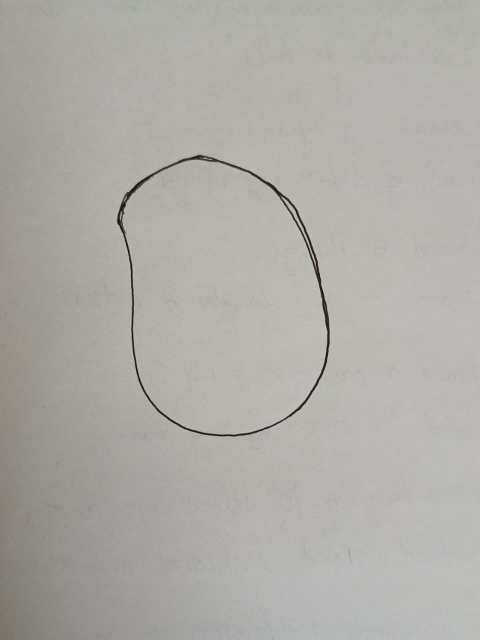
#> input picture assets/trace_trial1.png, 960 x 1280 px (shown at 1/2 size)
$ python inspect_image.py ../assets/trace_trial1.png
#> lines starting #> are read from the running program, lines starting #| are printed output that depends on the picture; after the words box and inside, x2 and y2 are one past the last pixel; in counts of white or black regions, pixels touching at a corner belong together
### src/data_generation.py
import numpy as np
import matplotlib.pyplot as plt
from tqdm import tqdm
import torch


# [81 lines left out: functions is_grashof, is_crank_rocker, forward_kinematics_trajectory, not called in this run]


def compute_fourier_descriptors(Px, Py, num_descriptors=15):
    """
    Computes scale-invariant Fourier Descriptors for a closed 2D trajectory.

    Normalisation applied:
      - DC component zeroed  (translation invariance)
      - All coefficients divided by |F_1|  (scale invariance)
      - Result is the same regardless of sampling scale (pixels vs physical units)

    Returns a float32 array of length num_descriptors * 2
    (real and imaginary parts interleaved).
    """
    Z = Px + 1j * Py
    fd = np.fft.fft(Z)

    # Translation invariance
    fd[0] = 0

    # Scale invariance
    f1_mag = np.abs(fd[1])
    if f1_mag > 1e-9:
        fd = fd / f1_mag

    fd_truncated = fd[1:num_descriptors + 1]

    features = np.zeros(num_descriptors * 2)
    features[0::2] = np.real(fd_truncated)
    features[1::2] = np.imag(fd_truncated)

    return features


# [35 lines left out: function generate_dataset, not called in this run]


# [11 lines that do not run on import are left out]

### scripts/inspect_image.py
"""
inspect_image.py - Image Parser Validation Tool
================================================
Loads a hand-drawn linkage trace image, extracts the largest contour,
computes its Fourier descriptors, and produces a 4-panel diagnostic figure:

  Panel 1 – Original grayscale image
  Panel 2 – Binary (thresholded) image used for contour detection
  Panel 3 – Extracted contour path in Cartesian coordinates
  Panel 4 – Fourier descriptor magnitudes (first N coefficients)

Usage (from project root):
    python scripts/inspect_image.py path/to/your_image.png
    python scripts/inspect_image.py path/to/your_image.png --num_descriptors 20
    python scripts/inspect_image.py path/to/your_image.png --save
"""

import sys
import os
import argparse

import cv2
import numpy as np
import matplotlib.pyplot as plt
import matplotlib.gridspec as gridspec
from scipy.ndimage import uniform_filter1d

# ── Path setup ──────────────────────────────────────────────────────────────
PROJECT_ROOT = os.path.abspath(os.path.join(os.path.dirname(__file__), ".."))
sys.path.insert(0, os.path.join(PROJECT_ROOT, "src"))

from data_generation import compute_fourier_descriptors

# ── Styling ─────────────────────────────────────────────────────────────────
ACCENT  = "#2563eb"   # blue
GREEN   = "#16a34a"
RED     = "#dc2626"
ORANGE  = "#ea580c"
BG      = "#f8fafc"
DARK    = "#1e293b"

plt.rcParams.update({
    "figure.facecolor": BG,
    "axes.facecolor":   BG,
    "axes.edgecolor":   "#cbd5e1",
    "axes.labelcolor":  DARK,
    "xtick.color":      DARK,
    "ytick.color":      DARK,
    "text.color":       DARK,
    "grid.color":       "#e2e8f0",
    "font.family":      "sans-serif",
})


# ── Smoothing helpers ────────────────────────────────────────────────────────
_DISPLAY_RESAMPLE_N = 512         # arc-length resample target for DISPLAY only
_DISPLAY_WINDOW     = 15          # light circular moving-average for display


def _resample_arc(Px, Py, N=_DISPLAY_RESAMPLE_N):
    """Resample a closed curve to N equally-spaced points along its arc length."""
    cx = np.append(Px, Px[0])
    cy = np.append(Py, Py[0])
    ds  = np.sqrt(np.diff(cx)**2 + np.diff(cy)**2)
    arc = np.concatenate([[0], np.cumsum(ds)])
    t   = np.linspace(0, arc[-1], N, endpoint=False)
    return np.interp(t, arc, cx), np.interp(t, arc, cy)


def smooth_contour(Px, Py, window=_DISPLAY_WINDOW, resample_n=_DISPLAY_RESAMPLE_N):
    """
    Produce a smoothed version of the contour for DISPLAY purposes only.
    NOT used for Fourier descriptor computation -- raw pixel coordinates are
    used for that to preserve the FD parameterisation the model was trained on.

    Steps:
      1. Resample to `resample_n` arc-length-equidistant points
         (removes pixel-density clustering near curves).
      2. Apply a light circular moving-average to eliminate pen-overlap kinks
         at the loop closure without distorting overall shape.
    """
    Px_rs, Py_rs = _resample_arc(Px, Py, resample_n)
    if window > 1:
        w = window
        def cma(a):
            ext = np.concatenate([a[-w:], a, a[:w]])
            return uniform_filter1d(ext, size=w)[w:-w]
        Px_rs, Py_rs = cma(Px_rs), cma(Py_rs)
    return Px_rs, Py_rs


# ── Core extraction ──────────────────────────────────────────────────────────
def extract_contour(image_path: str):
    """
    Returns (img_gray, thresh, Px, Py, contours) where:
      img_gray  -- original grayscale image (H x W uint8)
      thresh    -- binary thresholded image (H x W uint8, drawing = 255)
      Px, Py    -- SMOOTHED contour for DISPLAY (arc-resampled 512 pts, w=15 MA)
                   used in panel 3 and the reconstruction overlay plot
      contours  -- raw OpenCV contours list

    Px_raw / Py_raw (raw pixel contour) are what should be fed to
    compute_fourier_descriptors() and predict_linkage() so the FD
    parameterisation matches the training data exactly.
    Call extract_contour_raw() if you need the raw arrays.
    """
    img = cv2.imread(image_path, cv2.IMREAD_GRAYSCALE)
    if img is None:
        raise ValueError(f"Could not read image: {image_path}")

    # Invert: drawing (dark ink) -> white (255), background -> black (0)
    _, thresh = cv2.threshold(img, 127, 255, cv2.THRESH_BINARY_INV)

    contours, _ = cv2.findContours(thresh, cv2.RETR_EXTERNAL, cv2.CHAIN_APPROX_NONE)
    if not contours:
        raise ValueError("No contours found. Make sure the image has a clear dark line on a white background.")

    largest = max(contours, key=len).squeeze(1)   # (N, 2)
    if len(largest) < 10:
        raise ValueError("Contour too small -- check image quality.")

    Px_raw = largest[:, 0].astype(float)
    Py_raw = largest[:, 1].astype(float)

    # Flip Y so +Y points up (Cartesian convention)
    Py_raw = img.shape[0] - Py_raw

    # Smooth ONLY for display -- raw values are used for FD/model
    Px_disp, Py_disp = smooth_contour(Px_raw, Py_raw)

    return img, thresh, Px_disp, Py_disp, contours


def extract_contour_raw(image_path: str):
    """
    Like extract_contour() but returns the RAW (un-smoothed) pixel coordinates.
    These must be used when computing Fourier descriptors for the model,
    since the model was trained on FDs from raw FK trajectories whose
    parameterisation matches raw pixel traversal better than arc-length resampling.
    """
    img = cv2.imread(image_path, cv2.IMREAD_GRAYSCALE)
    if img is None:
        raise ValueError(f"Could not read image: {image_path}")

    _, thresh = cv2.threshold(img, 127, 255, cv2.THRESH_BINARY_INV)
    contours, _ = cv2.findContours(thresh, cv2.RETR_EXTERNAL, cv2.CHAIN_APPROX_NONE)
    if not contours:
        raise ValueError("No contours found.")

    largest = max(contours, key=len).squeeze(1)
    Px = largest[:, 0].astype(float)
    Py = img.shape[0] - largest[:, 1].astype(float)
    return Px, Py


def build_figure(img, thresh, Px, Py, contours, fd_features, num_descriptors, image_path):
    """Build and return the 4-panel diagnostic matplotlib figure."""

    fig = plt.figure(figsize=(16, 8), facecolor=BG)
    fig.suptitle(
        f"Image Parser Diagnostic  ·  {os.path.basename(image_path)}",
        fontsize=14, fontweight="bold", color=DARK, y=0.98
    )

    gs = gridspec.GridSpec(2, 4, figure=fig, hspace=0.42, wspace=0.38)

    # ── Panel 1: Original image ──────────────────────────────────────────────
    ax1 = fig.add_subplot(gs[:, 0])
    ax1.imshow(img, cmap="gray", aspect="equal")
    ax1.set_title("1. Original Image", fontweight="bold")
    ax1.axis("off")

    # ── Panel 2: Thresholded + contour overlay ───────────────────────────────
    ax2 = fig.add_subplot(gs[:, 1])
    thresh_rgb = cv2.cvtColor(thresh, cv2.COLOR_GRAY2RGB)
    # Draw all contours in red, largest in blue
    cv2.drawContours(thresh_rgb, contours, -1, (220, 38, 38), 2)
    largest_c = max(contours, key=len)
    cv2.drawContours(thresh_rgb, [largest_c], -1, (37, 99, 235), 2)
    ax2.imshow(thresh_rgb, aspect="equal")
    ax2.set_title("2. Binary + Detected Contour\n(blue = largest, selected)", fontweight="bold")
    ax2.axis("off")

    # ── Panel 3: Extracted path in Cartesian space ───────────────────────────
    ax3 = fig.add_subplot(gs[:, 2])
    n_pts = len(Px)
    colors = plt.cm.viridis(np.linspace(0, 1, n_pts))
    ax3.scatter(Px, Py, c=colors, s=4, zorder=3, alpha=0.85)
    ax3.plot(Px, Py, color=ACCENT, linewidth=1.0, alpha=0.5, zorder=2)
    ax3.plot(Px[0], Py[0], "o", color=GREEN, markersize=9, label=f"Start (pt 0)", zorder=5)
    ax3.plot(Px[-1], Py[-1], "s", color=ORANGE, markersize=7, label=f"End (pt {n_pts-1})", zorder=5)
    ax3.set_title(f"3. Extracted Path\n({n_pts} points, Y-axis flipped to Cartesian)", fontweight="bold")
    ax3.set_xlabel("X (px)")
    ax3.set_ylabel("Y (px, flipped)")
    ax3.set_aspect("equal")
    ax3.grid(True, linestyle="--", alpha=0.5)
    ax3.legend(fontsize=8)

    # ── Panel 4: Fourier Descriptor magnitudes ───────────────────────────────
    ax4 = fig.add_subplot(gs[0, 3])
    # fd_features is [re0, im0, re1, im1, ...] length = num_descriptors*2
    reals = fd_features[0::2]
    imags = fd_features[1::2]
    mags  = np.sqrt(reals**2 + imags**2)
    x_idx = np.arange(1, num_descriptors + 1)
    ax4.bar(x_idx, mags, color=ACCENT, alpha=0.85, edgecolor="white", linewidth=0.5)
    ax4.set_title("4a. FD Magnitudes |Fk|", fontweight="bold")
    ax4.set_xlabel("Descriptor index k")
    ax4.set_ylabel("|Fk|")
    ax4.grid(True, axis="y", linestyle="--", alpha=0.5)

    # ── Panel 5: FD real & imaginary components ──────────────────────────────
    ax5 = fig.add_subplot(gs[1, 3])
    width = 0.38
    ax5.bar(x_idx - width/2, reals, width=width, color=GREEN,  alpha=0.85, label="Real",      edgecolor="white", linewidth=0.5)
    ax5.bar(x_idx + width/2, imags, width=width, color=RED,    alpha=0.80, label="Imaginary", edgecolor="white", linewidth=0.5)
    ax5.axhline(0, color=DARK, linewidth=0.8, linestyle="--")
    ax5.set_title("4b. FD Real & Imag Parts", fontweight="bold")
    ax5.set_xlabel("Descriptor index k")
    ax5.set_ylabel("Value")
    ax5.legend(fontsize=8)
    ax5.grid(True, axis="y", linestyle="--", alpha=0.5)

    return fig


def print_fd_table(fd_features, num_descriptors):
    """Pretty-print FD values to the console."""
    reals = fd_features[0::2]
    imags = fd_features[1::2]
    mags  = np.sqrt(reals**2 + imags**2)

    print("\n" + "=" * 62)
    print(f"  Fourier Descriptors  (first {num_descriptors} coefficients)")
    print("=" * 62)
    print(f"  {'k':>4}  {'Real':>12}  {'Imaginary':>12}  {'Magnitude':>12}")
    print("  " + "-" * 56)
    for k in range(num_descriptors):
        print(f"  {k+1:>4}  {reals[k]:>12.4f}  {imags[k]:>12.4f}  {mags[k]:>12.4f}")
    print("=" * 62)
    print(f"\n  Raw feature vector (length {len(fd_features)}):")
    print("  " + np.array2string(fd_features, formatter={"float_kind": lambda x: f"{x:8.4f}"}, separator=", "))
    print()


# ── CLI entry point ──────────────────────────────────────────────────────────
def main():
    parser = argparse.ArgumentParser(
        description="Inspect image parser output: contour + Fourier descriptors."
    )
    parser.add_argument("image_path", help="Path to a PNG/JPG image with a hand-drawn linkage trace.")
    parser.add_argument(
        "--num_descriptors", "-n", type=int, default=15,
        help="Number of Fourier descriptor pairs to compute (default: 15, matching training data)."
    )
    parser.add_argument(
        "--save", "-s", action="store_true",
        help="Save the figure to assets/inspect_<imagename>.png instead of showing it interactively."
    )
    args = parser.parse_args()

    image_path = os.path.abspath(args.image_path)
    if not os.path.isfile(image_path):
        print(f"[ERROR] File not found: {image_path}")
        sys.exit(1)

    print(f"\n[inspect_image] Loading: {image_path}")
    img, thresh, Px, Py, contours = extract_contour(image_path)
#> in extract_contour, `_, thresh = cv2.threshold(img, 127, 255, cv2.THRESH_BINARY_INV)`:
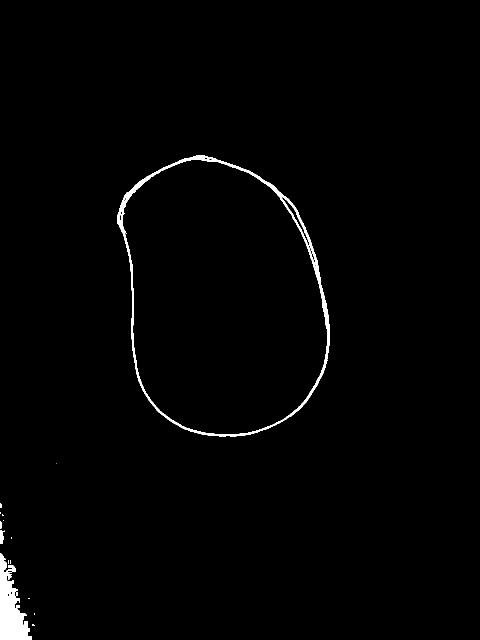
#> thresh: shape (1280, 960) (shown at 1/2 size); 1.2% white; 15 white regions (10 under 20 px)
#> in extract_contour, `contours, _ = cv2.findContours(thresh, cv2.RETR_EXTERNAL, cv2.CHAIN_AP..`: contours = 15 contours, 11 with area under 20; largest, box (x1, y1, x2, y2) and area: (234, 310, 660, 873) 185082, (0, 1106, 64, 1280) 5632, (0, 1061, 10, 1088) 130, (0, 1042, 4, 1058) 30
#> in extract_contour, `largest = max(contours, key=len).squeeze(1)`: largest = 1470 pairs, first value 234 to 659, second value 310 to 872
#> in extract_contour, `Px_raw = largest[:, 0].astype(float)`: Px_raw = 1470 values, max 659 at index 999, min 234 at index 194, mean 440.4
#> in extract_contour, `Py_raw = largest[:, 1].astype(float)`: Py_raw = 1470 values, max 872 at index 704, min 310 at index 0, mean 595.7
#> in extract_contour, `Py_raw = img.shape[0] - Py_raw`: Py_raw = 1470 values, max 970 at index 0, min 408 at index 704, mean 684.3
#> in _resample_arc, `cx = np.append(Px, Px[0])`: cx = 1471 values, max 659 at index 999, min 234 at index 194, mean 440.4
#> in _resample_arc, `cy = np.append(Py, Py[0])`: cy = 1471 values, max 970 at index 0, min 408 at index 704, mean 684.5
#> in _resample_arc, `ds  = np.sqrt(np.diff(cx)**2 + np.diff(cy)**2)`: ds = 1470 values, max 1.41 at index 0, min 1 at index 1, mean 1.14
#> in _resample_arc, `arc = np.concatenate([[0], np.cumsum(ds)])`: arc = 1471 values from 0 to 1682.1
#> in smooth_contour, `Px_rs, Py_rs = _resample_arc(Px, Py, resample_n)`: Px_rs = 512 values, max 659 at index 348, min 234 at index 71, mean 442.1; Py_rs = 512 values, max 970 at index 0, min 408 at index 243, mean 686.3
#> in cma, `ext = np.concatenate([a[-w:], a, a[:w]])`: ext = 542 values, max 659 at index 363, min 234 at index 86, mean 439.5
#> in smooth_contour, `Px_rs, Py_rs = cma(Px_rs), cma(Py_rs)`: Px_rs = 512 values, max 658 at index 352, min 236.7 at index 70, mean 442.1; Py_rs = 512 values, max 967.7 at index 509, min 408.4 at index 246, mean 686.3
#> in extract_contour, `Px_disp, Py_disp = smooth_contour(Px_raw, Py_raw)`: Px_disp has the same summary as Px_rs in smooth_contour; Py_disp has the same summary as Py_rs in smooth_contour
#> Px has the same summary as Px_rs in smooth_contour; Py has the same summary as Py_rs in smooth_contour
    print(f"  -> Contour extracted: {len(Px)} points")
#|   -> Contour extracted: 512 points

    fd_features = compute_fourier_descriptors(Px, Py, num_descriptors=args.num_descriptors)
#> in compute_fourier_descriptors, `f1_mag = np.abs(fd[1])`: f1_mag = 124953.7
#> fd_features = 30 values, max 0.991 at index 1, min -0.132 at index 0, mean 0.03
    print(f"  -> Fourier descriptors computed: {len(fd_features)} values ({args.num_descriptors} complex pairs)")
#|   -> Fourier descriptors computed: 30 values (15 complex pairs)

    print_fd_table(fd_features, args.num_descriptors)
#> in print_fd_table, `reals = fd_features[0::2]`: reals = [-0.132, -0.01, -0.00349, 0.00963, 0.00641, 0.00185, -0.00127, -0.00302, -0.00143, 0.000305, -0.000113, 0.000646, 0.000399, -7.6e-05, -0.000202]
#> in print_fd_table, `imags = fd_features[1::2]`: imags = [0.991, -0.0106, 0.0473, 0.00842, -0.00896, -0.00297, -0.000978, 0.00139, 0.00243, 0.00233, 0.00149, -0.000131, -0.000244, 9.34e-05, 0.000801]
#> in print_fd_table, `mags  = np.sqrt(reals**2 + imags**2)`: mags = [1, 0.0146, 0.0474, 0.0128, 0.011, 0.0035, 0.0016, 0.00332, 0.00282, 0.00235, 0.0015, 0.000659, 0.000468, 0.00012, 0.000826]
#> the loop in print_fd_table, `for k in range(num_descriptors):` made 15 passes
#|      1       -0.1321        0.9912        1.0000
#|      2       -0.0100       -0.0106        0.0146
#|      3       -0.0035        0.0473        0.0474
#|      4        0.0096        0.0084        0.0128
#|      5        0.0064       -0.0090        0.0110
#|      6        0.0018       -0.0030        0.0035
#|      7       -0.0013       -0.0010        0.0016
#|      8       -0.0030        0.0014        0.0033
#> (further printed lines are left out)
#|   Raw feature vector (length 30):
#|   [ -0.1321,   0.9912,  -0.0100,  -0.0106,  -0.0035,   0.0473,   0.0096,
#|    0.0084,   0.0064,  -0.0090,   0.0018,  -0.0030,  -0.0013,  -0.0010,
#|   -0.0030,   0.0014,  -0.0014,   0.0024,   0.0003,   0.0023,  -0.0001,
#|    0.0015,   0.0006,  -0.0001,   0.0004,  -0.0002,  -0.0001,   0.0001,
#|   -0.0002,   0.0008]

    fig = build_figure(img, thresh, Px, Py, contours, fd_features, args.num_descriptors, image_path)
#> in build_figure, `thresh_rgb = cv2.cvtColor(thresh, cv2.COLOR_GRAY2RGB)`: thresh_rgb: shape (1280, 960, 3); 1.2% white; 15 white regions (10 under 20 px), largest, box (x1, y1, x2, y2) and area: (234, 310, 660, 873) 8705, (0, 1106, 64, 1280) 5902, (0, 1061, 10, 1088) 168, (0, 1042, 4, 1058) 46, (0, 1006, 3, 1016) 27
#> in build_figure, `largest_c = max(contours, key=len)`: largest_c = contour of 1470 points, box (x1, y1, x2, y2) (234, 310, 660, 873), area 185082
#> in build_figure, `cv2.drawContours(thresh_rgb, [largest_c], -1, (37, 99, 235), 2)`:
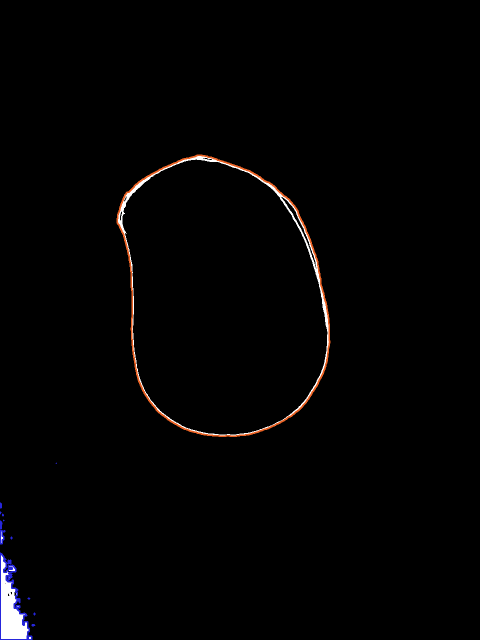
#> thresh_rgb: shape (1280, 960, 3) (shown at 1/2 size); mean B, G, R 2.6, 2.6, 3.2
#> in build_figure, `n_pts = len(Px)`: n_pts = 512

    if args.save:
        assets_dir = os.path.join(PROJECT_ROOT, "assets")
        os.makedirs(assets_dir, exist_ok=True)
        stem = os.path.splitext(os.path.basename(image_path))[0]
        out_path = os.path.join(assets_dir, f"inspect_{stem}.png")
        fig.savefig(out_path, dpi=150, bbox_inches="tight")
        print(f"[inspect_image] Figure saved to: {out_path}")
    else:
        plt.show()
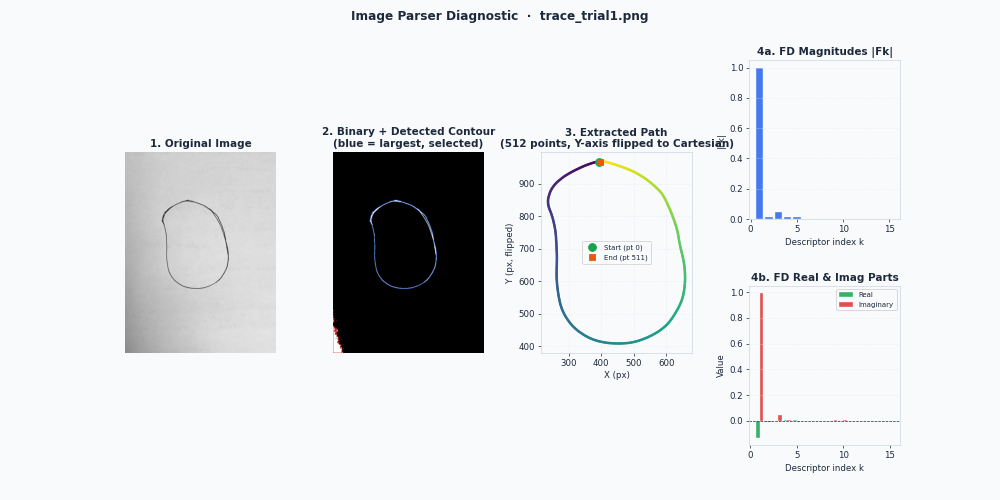
#> figure drawn by matplotlib, 5 panels; B, G, R data is drawn as R, G, B; panel 4: tallest bar 1 high, from x = 0.6 to 1.4; panel 5: tallest bar 0.00963 high, from x = 3.62 to 4; panel 5: tallest bar 0.991 high, from x = 1 to 1.38


if __name__ == "__main__":
    main()
